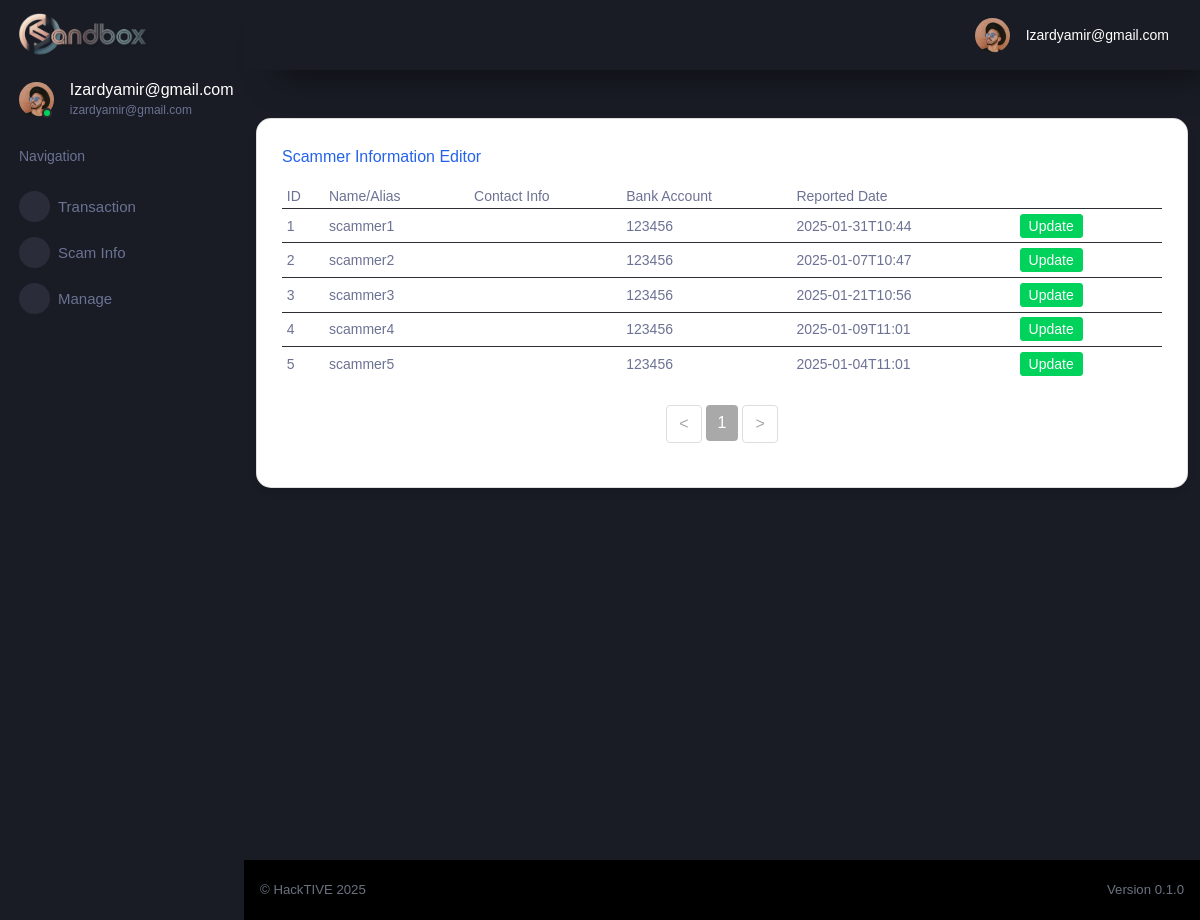
Screenshot of /manage_scammer_admin (signed in) with the database file from the repository.
### tables this page shows
CREATE TABLE "cif" (
	"id"	INTEGER UNIQUE,
	"username"	TEXT NOT NULL UNIQUE,
	"password"	TEXT,
	"firstname"	TEXT,
	"lastname"	TEXT,
	"gender"	TEXT,
	"dob"	TEXT,
	"ic"	INTEGER UNIQUE,
	"phone"	INTEGER,
	"email"	TEXT UNIQUE,
	"address1"	NUMERIC,
	"address2"	TEXT,
	"postcode"	TEXT,
	"area"	TEXT,
	"state"	TEXT,
	"country"	TEXT,
	"productID"	INTEGER,
	"productNAME"	TEXT,
	"accountID"	INTEGER,
	PRIMARY KEY("id" AUTOINCREMENT)
);

CREATE TABLE "scammer" (
	"scammerID"	INTEGER NOT NULL,
	"scammerName"	TEXT,
	"phone"	TEXT,
	"platform"	TEXT,
	"reportedDate"	TEXT,
	"recordedDate"	TEXT,
	"bankAccount"	TEXT,
	"bankName"	TEXT,
	"bankAccountName"	TEXT,
	"sourceReport1"	TEXT,
	"sourceReport2"	TEXT,
	"sourceReport3"	TEXT,
	"tiktokID"	TEXT,
	"facebookID"	TEXT,
	"twitterID"	TEXT,
	"instagramID"	TEXT,
	"telegramID"	TEXT,
	"reporterID"	TEXT,
	"email"	TEXT,
	PRIMARY KEY("scammerID" AUTOINCREMENT)
);

### flaskr/main.py (the view)
@bp.route('/manage_scammer_admin', methods=['POST', 'GET'])
@login_required
def manage_scammer_admin():
    if g.user['username']=='izardyamir@gmail.com':
        db = get_db()
        scammers = db.execute(
            'SELECT * FROM scammer'
        ).fetchall()
        return render_template('app/manage-scammer.html', scammers=scammers)

### flaskr/auth.py (called while the page is built)
@bp.before_app_request
def load_logged_in_user():
    user_id = session.get('user_id')
    if user_id is None:
        g.user = None
    else:
        g.user = get_db().execute(
            'SELECT * FROM cif WHERE id = ?', (user_id,)
        ).fetchone()

### flaskr/db.py (called while the page is built)
def get_db():
    if 'db' not in g:
        g.db = sqlite3.connect(
            current_app.config['DATABASE'],
            detect_types=sqlite3.PARSE_DECLTYPES
        )
        g.db.row_factory = sqlite3.Row
    return g.db

### flaskr/main.py (called while the page is built)
def login_required(view):
    @functools.wraps(view)
    def wrapped_view(**kwargs):
        if g.user is None:
            return redirect(url_for('auth.login'))
        return view(**kwargs)
    return wrapped_view

### flaskr/templates/app/manage-scammer.html (shortened to what this page needs)
{% extends "/layouts/base.html" %}
{% block content %}
<div class="container aligned-middle mt-5 overflow-auto"  scrolling="yes" frameborder="0" style=" width: 100%; height: calc(101vh - 66px)">
  <div class="row">
    <div class="col-md-12 mb-4">
      <div class="card">
        <div class="card-body">
          <h5 class="card-title text-primary">Scammer Information Editor</h5>
          <div class="table-responsive-sm">
            <table class="table table-sm mb-4" style="font-size: small;">
              <thead>
                <tr>
                  <th scope="col">ID</th>
                  <th scope="col">Name/Alias</th>
                  <th scope="col">Contact Info</th>
                  <th scope="col">Bank Account</th>
                  <th scope="col">Reported Date</th>
                </tr>
              </thead>
              <tbody id="table-body">
                {% for scammer in scammers %}
                <tr>
                  <td>{{ scammer['scammerID'] }}</th>
                  <td>{{ scammer['scammerName'] }}</td>
                  <td>{{ scammer['contact'] }}</td>
                  <td>{{ scammer['bankAccount'] }}</td>
                  <td>{{ scammer['reportedDate'] }}</td>
                  <td>
                      <a href="{{ url_for('main.scammer_update',id=scammer['scammerID']) }}">
                          <button type="submit" class="btn btn-success btn-sm ms-1">Update</button>
                      </a>
                  </td>
                  <td>
                  </td>
                </tr>
                {% endfor %}
              </tbody>
            </table>
            <nav>
              <ul class="pagination justify-content-center" id="pagination">
              </ul>
          </div>
        </div>
      </div>
    </div>
  </div>
</div>
{% endblock %}

### flaskr/templates/includes/sidebar.html (shortened to what this page needs)
<nav class="sidebar sidebar-offcanvas" id="sidebar">
    <div class="sidebar-brand-wrapper d-none d-lg-flex align-items-center justify-content-center fixed-top">
      <a class="sidebar-brand brand-logo" href="{{ url_for('main.index') }}"><img src="/static/img/hacktive-team-banner.png" style="width:60%; height:auto; display: block; margin: 0 auto 0 -2px; object-fit: contain;"     alt="logo" /></a>
    </div>
    <ul class="nav">
      <li class="nav-item profile">
        <div class="profile-desc">
          <div class="profile-pic">
            <div class="count-indicator">
              <img class="img-xs rounded-circle " src="/static/img/faces/face15.jpg" alt="">
              <span class="count bg-success"></span>
            </div>
            <div class="profile-name">
              <h5 class="mb-0 font-weight-normal">
                {{ (g.user['username']).capitalize() }}
              </h5>
              <span>
                {{ g.user['username'] }}
              </span>
            </div>
          </div>
        </div>
      </li>
      <li class="nav-item nav-category">
        <span class="nav-link">Navigation</span>
      </li>
      <li class="nav-item menu-items">
        <a class="nav-link" data-toggle="collapse" href="#transaction" aria-expanded="false" aria-controls="transaction">
          <span class="menu-icon">
          </span>
          <span class="menu-title">Transaction</span>
          <i class="menu-arrow"></i>
        </a>
      </li>
      <li class="nav-item menu-items">
        <a class="nav-link" data-toggle="collapse" href="#scam-info" aria-expanded="false" aria-controls="scam-info">
          <span class="menu-icon">
          </span>
          <span class="menu-title">Scam Info</span>
          <i class="menu-arrow"></i>
        </a>
      </li>
      <li class="nav-item menu-items">
        <a class="nav-link" data-toggle="collapse" href="#manage" aria-expanded="false" aria-controls="manage">
          <span class="menu-icon">
          </span>
          <span class="menu-title">Manage</span>
          <i class="menu-arrow"></i>
        </a>
      </li>
    </ul>
  </nav>

### flaskr/templates/includes/navigation.html (shortened to what this page needs)
<nav class="navbar p-0 fixed-top d-flex flex-row">
    <div class="navbar-menu-wrapper flex-grow d-flex align-items-stretch">
      <button class="navbar-toggler navbar-toggler align-self-center" type="button" data-toggle="minimize">
      </button>
      <ul class="navbar-nav navbar-nav-right">
        <li class="nav-item dropdown">
          <a class="nav-link" id="profileDropdown" href="#" data-toggle="dropdown">
            <div class="navbar-profile">
              <img class="img-xs rounded-circle" src="/static/img/faces/face15.jpg" alt="">
              <p class="mb-0 d-none d-sm-block navbar-profile-name">
                {{ (g.user['username']).capitalize() }}
              </p>
            </div>
          </a>
        </li>
      </ul>
    </div>
  </nav>

### flaskr/templates/app/manage-scammer.html (style rules this page uses)
.card-body { height: auto; }
.card { border-radius: 15px; box-shadow: 0 4px 6px rgba(0, 0, 0, 0.1); transition: transform 0.2s ease; background: white; }
.card-body { padding: 1.5rem; }
.text-primary { color: #2563eb !important; }

### rows the page displays
cif: username "Izardyamir@gmail.com", user.username "izardyamir@gmail.com"
scammer: scammerID "1", scammerName "scammer1", bankAccount "123456", reportedDate "2025-01-31T10:44"
scammer: scammerID "2", scammerName "scammer2", bankAccount "123456", reportedDate "2025-01-07T10:47"
scammer: scammerID "3", scammerName "scammer3", bankAccount "123456", reportedDate "2025-01-21T10:56"
scammer: scammerID "4", scammerName "scammer4", bankAccount "123456", reportedDate "2025-01-09T11:01"
scammer: scammerID "5", scammerName "scammer5", bankAccount "123456", reportedDate "2025-01-04T11:01"
